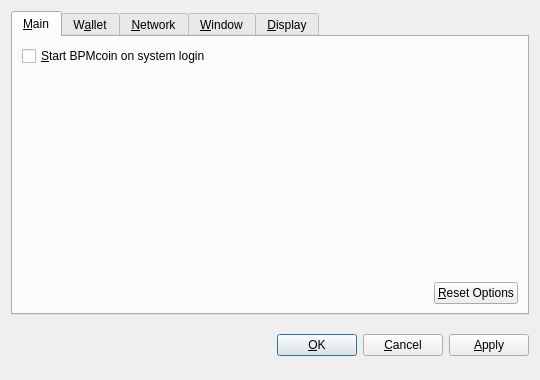
<?xml version="1.0" encoding="UTF-8"?>
<ui version="4.0">
 <class>OptionsDialog</class>
 <widget class="QDialog" name="OptionsDialog">
  <property name="geometry">
   <rect>
    <x>0</x>
    <y>0</y>
    <width>540</width>
    <height>380</height>
   </rect>
  </property>
  <property name="windowTitle">
   <string>Options</string>
  </property>
  <property name="modal">
   <bool>true</bool>
  </property>
  <layout class="QVBoxLayout" name="verticalLayout">
   <item>
    <widget class="QTabWidget" name="tabWidget">
     <property name="tabPosition">
      <enum>QTabWidget::North</enum>
     </property>
     <property name="currentIndex">
      <number>0</number>
     </property>
     <widget class="QWidget" name="tabMain">
      <attribute name="title">
       <string>&amp;Main</string>
      </attribute>
      <layout class="QVBoxLayout" name="verticalLayout_Main">
       <item>
        <widget class="QCheckBox" name="bitcoinAtStartup">
         <property name="toolTip">
          <string>Automatically start BPMcoin after logging in to the system.</string>
         </property>
         <property name="text">
          <string>&amp;Start BPMcoin on system login</string>
         </property>
        </widget>
       </item>
       <item>
        <spacer name="verticalSpacer_Main">
         <property name="orientation">
          <enum>Qt::Vertical</enum>
         </property>
         <property name="sizeHint" stdset="0">
          <size>
           <width>20</width>
           <height>40</height>
          </size>
         </property>
        </spacer>
       </item>
       <item>
        <layout class="QHBoxLayout" name="horizontalLayout_2_Main">
         <item>
          <spacer name="horizontalSpacer_2_Main">
           <property name="orientation">
            <enum>Qt::Horizontal</enum>
           </property>
           <property name="sizeHint" stdset="0">
            <size>
             <width>40</width>
             <height>20</height>
            </size>
           </property>
          </spacer>
         </item>
         <item>
          <widget class="QPushButton" name="resetButton">
           <property name="toolTip">
            <string>Reset all client options to default.</string>
           </property>
           <property name="text">
            <string>&amp;Reset Options</string>
           </property>
           <property name="autoDefault">
            <bool>false</bool>
           </property>
          </widget>
         </item>
        </layout>
       </item>
      </layout>
     </widget>
     <widget class="QWidget" name="tabWallet">
      <attribute name="title">
       <string>W&amp;allet</string>
      </attribute>
      <layout class="QVBoxLayout" name="verticalLayout_Network">
       <item>
        <widget class="QLabel" name="transactionFeeInfoLabel">
         <property name="text">
          <string>Optional transaction fee per kB that helps make sure your transactions are processed quickly. Most transactions are 1 kB.</string>
         </property>
         <property name="textFormat">
          <enum>Qt::PlainText</enum>
         </property>
         <property name="wordWrap">
          <bool>true</bool>
         </property>
        </widget>
       </item>
       <item>
        <layout class="QHBoxLayout" name="horizontalLayout_1_Main">
         <item>
          <widget class="QLabel" name="transactionFeeLabel">
           <property name="text">
            <string>Pay transaction &amp;fee</string>
           </property>
           <property name="textFormat">
            <enum>Qt::PlainText</enum>
           </property>
           <property name="buddy">
            <cstring>transactionFee</cstring>
           </property>
          </widget>
         </item>
         <item>
          <widget class="BitcoinAmountField" name="transactionFee"/>
         </item>
         <item>
          <spacer name="horizontalSpacer_1_Main">
           <property name="orientation">
            <enum>Qt::Horizontal</enum>
           </property>
           <property name="sizeHint" stdset="0">
            <size>
             <width>40</width>
             <height>20</height>
            </size>
           </property>
          </spacer>
         </item>
        </layout>
       </item>
       <item>
        <widget class="QLabel" name="label">
         <property name="text">
          <string>If you disable the spending of unconfirmed change, the change from a transaction cannot be used until that transaction has at least one confirmation. This also affects how your balance is computed.</string>
         </property>
         <property name="wordWrap">
          <bool>true</bool>
         </property>
        </widget>
       </item>
       <item>
        <widget class="QCheckBox" name="spendZeroConfChange">
         <property name="text">
          <string>Spend unconfirmed change  (experts only)</string>
         </property>
        </widget>
       </item>
       <item>
        <spacer name="verticalSpacer">
         <property name="orientation">
          <enum>Qt::Vertical</enum>
         </property>
         <property name="sizeHint" stdset="0">
          <size>
           <width>20</width>
           <height>40</height>
          </size>
         </property>
        </spacer>
       </item>
      </layout>
     </widget>
     <widget class="QWidget" name="tabNetwork">
      <attribute name="title">
       <string>&amp;Network</string>
      </attribute>
      <layout class="QVBoxLayout" name="verticalLayout_Network">
       <item>
        <widget class="QCheckBox" name="mapPortUpnp">
         <property name="toolTip">
          <string>Automatically open the BPMcoin client port on the router. This only works when your router supports UPnP and it is enabled.</string>
         </property>
         <property name="text">
          <string>Map port using &amp;UPnP</string>
         </property>
        </widget>
       </item>
       <item>
        <widget class="QCheckBox" name="connectSocks">
         <property name="toolTip">
          <string>Connect to the BPMcoin network through a SOCKS proxy (e.g. when connecting through Tor).</string>
         </property>
         <property name="text">
          <string>&amp;Connect through SOCKS proxy:</string>
         </property>
        </widget>
       </item>
       <item>
        <layout class="QHBoxLayout" name="horizontalLayout_Network">
         <item>
          <widget class="QLabel" name="proxyIpLabel">
           <property name="text">
            <string>Proxy &amp;IP:</string>
           </property>
           <property name="textFormat">
            <enum>Qt::PlainText</enum>
           </property>
           <property name="buddy">
            <cstring>proxyIp</cstring>
           </property>
          </widget>
         </item>
         <item>
          <widget class="QValidatedLineEdit" name="proxyIp">
           <property name="maximumSize">
            <size>
             <width>140</width>
             <height>16777215</height>
            </size>
           </property>
           <property name="toolTip">
            <string>IP address of the proxy (e.g. 127.0.0.1)</string>
           </property>
          </widget>
         </item>
         <item>
          <widget class="QLabel" name="proxyPortLabel">
           <property name="text">
            <string>&amp;Port:</string>
           </property>
           <property name="textFormat">
            <enum>Qt::PlainText</enum>
           </property>
           <property name="buddy">
            <cstring>proxyPort</cstring>
           </property>
          </widget>
         </item>
         <item>
          <widget class="QLineEdit" name="proxyPort">
           <property name="maximumSize">
            <size>
             <width>55</width>
             <height>16777215</height>
            </size>
           </property>
           <property name="toolTip">
            <string>Port of the proxy (e.g. 9050)</string>
           </property>
          </widget>
         </item>
         <item>
          <widget class="QLabel" name="socksVersionLabel">
           <property name="text">
            <string>SOCKS &amp;Version:</string>
           </property>
           <property name="textFormat">
            <enum>Qt::PlainText</enum>
           </property>
           <property name="buddy">
            <cstring>socksVersion</cstring>
           </property>
          </widget>
         </item>
         <item>
          <widget class="QValueComboBox" name="socksVersion">
           <property name="toolTip">
            <string>SOCKS version of the proxy (e.g. 5)</string>
           </property>
          </widget>
         </item>
         <item>
          <spacer name="horizontalSpacer_Network">
           <property name="orientation">
            <enum>Qt::Horizontal</enum>
           </property>
           <property name="sizeHint" stdset="0">
            <size>
             <width>40</width>
             <height>20</height>
            </size>
           </property>
          </spacer>
         </item>
        </layout>
       </item>
       <item>
        <spacer name="verticalSpacer_Network">
         <property name="orientation">
          <enum>Qt::Vertical</enum>
         </property>
         <property name="sizeHint" stdset="0">
          <size>
           <width>20</width>
           <height>40</height>
          </size>
         </property>
        </spacer>
       </item>
      </layout>
     </widget>
     <widget class="QWidget" name="tabWindow">
      <attribute name="title">
       <string>&amp;Window</string>
      </attribute>
      <layout class="QVBoxLayout" name="verticalLayout_Window">
       <item>
        <widget class="QCheckBox" name="minimizeToTray">
         <property name="toolTip">
          <string>Show only a tray icon after minimizing the window.</string>
         </property>
         <property name="text">
          <string>&amp;Minimize to the tray instead of the taskbar</string>
         </property>
        </widget>
       </item>
       <item>
        <widget class="QCheckBox" name="minimizeOnClose">
         <property name="toolTip">
          <string>Minimize instead of exit the application when the window is closed. When this option is enabled, the application will be closed only after selecting Quit in the menu.</string>
         </property>
         <property name="text">
          <string>M&amp;inimize on close</string>
         </property>
        </widget>
       </item>
       <item>
        <spacer name="verticalSpacer_Window">
         <property name="orientation">
          <enum>Qt::Vertical</enum>
         </property>
         <property name="sizeHint" stdset="0">
          <size>
           <width>20</width>
           <height>40</height>
          </size>
         </property>
        </spacer>
       </item>
      </layout>
     </widget>
     <widget class="QWidget" name="tabDisplay">
      <attribute name="title">
       <string>&amp;Display</string>
      </attribute>
      <layout class="QVBoxLayout" name="verticalLayout_Display">
       <item>
        <layout class="QHBoxLayout" name="horizontalLayout_1_Display">
         <item>
          <widget class="QLabel" name="langLabel">
           <property name="text">
            <string>User Interface &amp;language:</string>
           </property>
           <property name="textFormat">
            <enum>Qt::PlainText</enum>
           </property>
           <property name="buddy">
            <cstring>lang</cstring>
           </property>
          </widget>
         </item>
         <item>
          <widget class="QValueComboBox" name="lang">
           <property name="toolTip">
            <string>The user interface language can be set here. This setting will take effect after restarting BPMcoin.</string>
           </property>
          </widget>
         </item>
        </layout>
       </item>
       <item>
        <layout class="QHBoxLayout" name="horizontalLayout_2_Display">
         <item>
          <widget class="QLabel" name="unitLabel">
           <property name="text">
            <string>&amp;Unit to show amounts in:</string>
           </property>
           <property name="textFormat">
            <enum>Qt::PlainText</enum>
           </property>
           <property name="buddy">
            <cstring>unit</cstring>
           </property>
          </widget>
         </item>
         <item>
          <widget class="QValueComboBox" name="unit">
           <property name="toolTip">
            <string>Choose the default subdivision unit to show in the interface and when sending coins.</string>
           </property>
          </widget>
         </item>
        </layout>
       </item>
       <item>
        <widget class="QCheckBox" name="displayAddresses">
         <property name="toolTip">
          <string>Whether to show BPMcoin addresses in the transaction list or not.</string>
         </property>
         <property name="text">
          <string>&amp;Display addresses in transaction list</string>
         </property>
        </widget>
       </item>
       <item>
        <widget class="QCheckBox" name="coinControlFeatures">
         <property name="toolTip">
          <string>Whether to show coin control features or not.</string>
         </property>
         <property name="text">
          <string>Display coin &amp;control features (experts only!)</string>
         </property>
        </widget>
       </item>
       <item>
        <spacer name="verticalSpacer_Display">
         <property name="orientation">
          <enum>Qt::Vertical</enum>
         </property>
         <property name="sizeHint" stdset="0">
          <size>
           <width>20</width>
           <height>40</height>
          </size>
         </property>
        </spacer>
       </item>
      </layout>
     </widget>
    </widget>
   </item>
   <item>
    <layout class="QHBoxLayout" name="horizontalLayout_Buttons">
     <item>
      <spacer name="horizontalSpacer_1">
       <property name="orientation">
        <enum>Qt::Horizontal</enum>
       </property>
       <property name="sizeHint" stdset="0">
        <size>
         <width>40</width>
         <height>48</height>
        </size>
       </property>
      </spacer>
     </item>
     <item>
      <widget class="QLabel" name="statusLabel">
       <property name="font">
        <font>
         <weight>75</weight>
         <bold>true</bold>
        </font>
       </property>
       <property name="text">
        <string/>
       </property>
       <property name="textFormat">
        <enum>Qt::PlainText</enum>
       </property>
       <property name="wordWrap">
        <bool>true</bool>
       </property>
      </widget>
     </item>
     <item>
      <spacer name="horizontalSpacer_2">
       <property name="orientation">
        <enum>Qt::Horizontal</enum>
       </property>
       <property name="sizeHint" stdset="0">
        <size>
         <width>40</width>
         <height>48</height>
        </size>
       </property>
      </spacer>
     </item>
     <item>
      <widget class="QPushButton" name="okButton">
       <property name="text">
        <string>&amp;OK</string>
       </property>
      </widget>
     </item>
     <item>
      <widget class="QPushButton" name="cancelButton">
       <property name="text">
        <string>&amp;Cancel</string>
       </property>
       <property name="autoDefault">
        <bool>false</bool>
       </property>
      </widget>
     </item>
     <item>
      <widget class="QPushButton" name="applyButton">
       <property name="text">
        <string>&amp;Apply</string>
       </property>
       <property name="autoDefault">
        <bool>false</bool>
       </property>
      </widget>
     </item>
    </layout>
   </item>
  </layout>
 </widget>
 <customwidgets>
  <customwidget>
   <class>BitcoinAmountField</class>
   <extends>QSpinBox</extends>
   <header>bitcoinamountfield.h</header>
  </customwidget>
  <customwidget>
   <class>QValueComboBox</class>
   <extends>QComboBox</extends>
   <header>qvaluecombobox.h</header>
  </customwidget>
  <customwidget>
   <class>QValidatedLineEdit</class>
   <extends>QLineEdit</extends>
   <header>qvalidatedlineedit.h</header>
  </customwidget>
 </customwidgets>
 <resources/>
 <connections/>
</ui>
